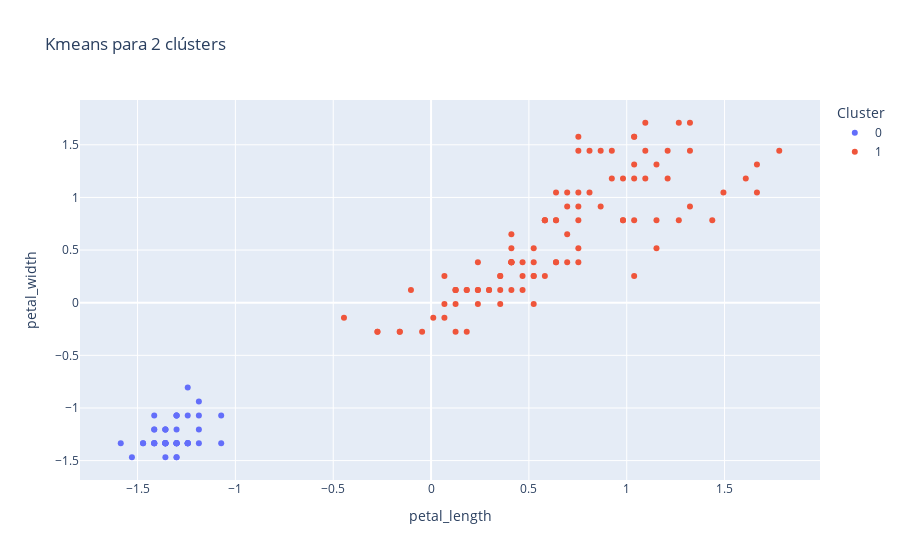
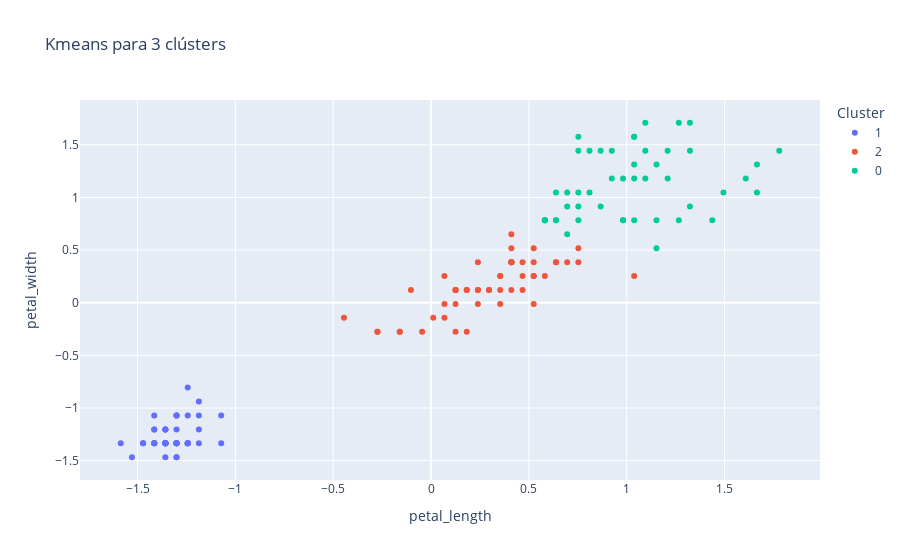
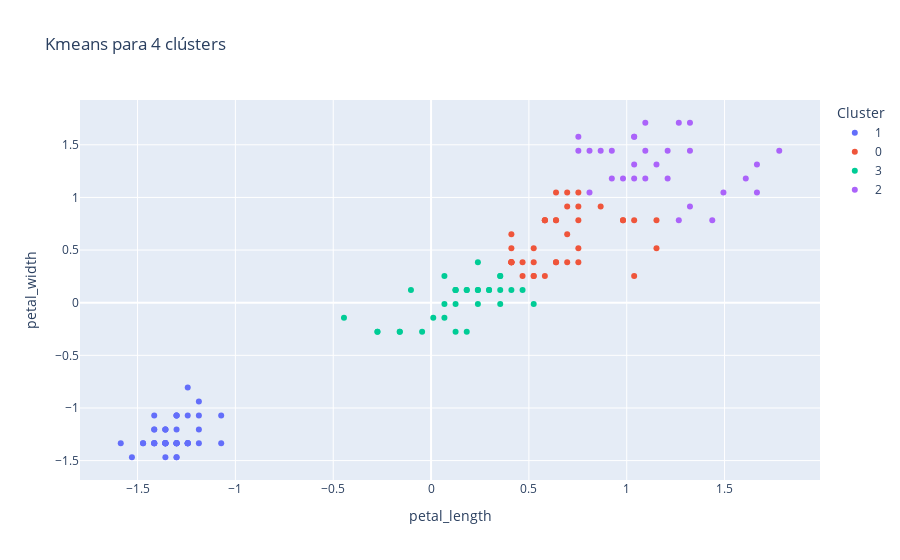
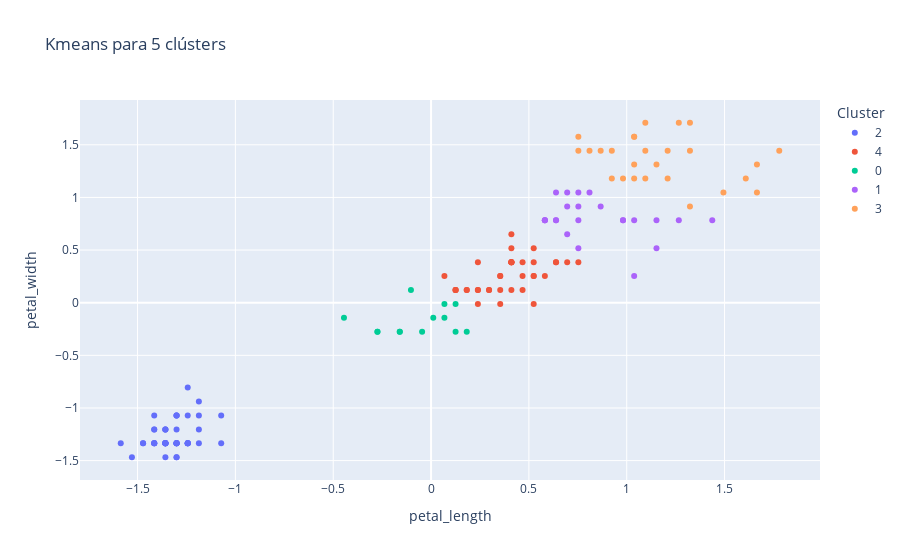

Notebook code for these charts, in order:
### Markdown cell above
### 5. Basado en la gráfica del "codo" realicen varias gráficas con el número de clusters (unos 3 o 4 diferentes) que Uds creen mejor se ajusten a los datos.

### Code cell
# Obtener la cantidad de observacioines por cluster, para k = 3 obtener el dataframe modificado
cluster_n2 = kMeansIrisPetalo(df=petals_scaled_df, k=2)
iris_compare, cluster_n3 = kMeansIrisPetalo(df=petals_scaled_df, k=3, getDF=True)
cluster_n4 = kMeansIrisPetalo(df=petals_scaled_df, k=4)
cluster_n5 = kMeansIrisPetalo(df=petals_scaled_df, k=5)
